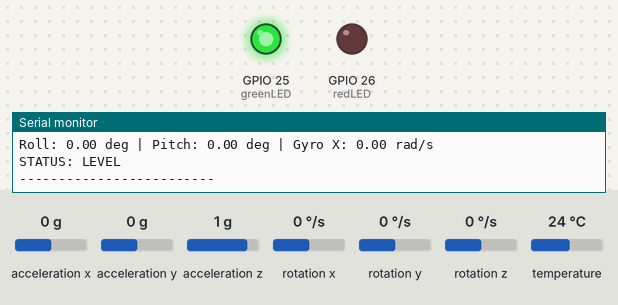
Bench run of a sketch on a simulated ESP32. Parts: output pins drawn as LEDs (lit = HIGH), the last lines printed to the serial monitor. The test bench sets the inputs (shaded band); at power-on: acceleration x 0 g, acceleration y 0 g, acceleration z 1 g, rotation x 0 °/s, rotation y 0 °/s, rotation z 0 °/s, temperature 24 °C.

Above: at 1.2 s.
1.3 s: acceleration x set to -1.4 g
At 2.5 s:
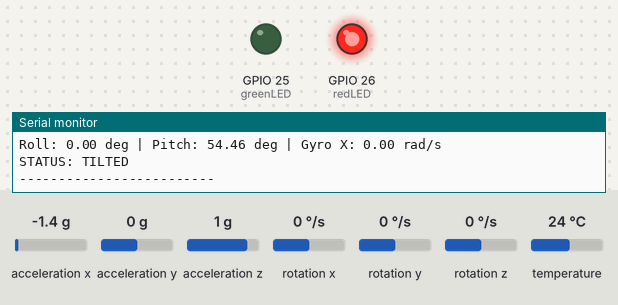
2.9 s: acceleration x set to 0 g
At 4.0 s:
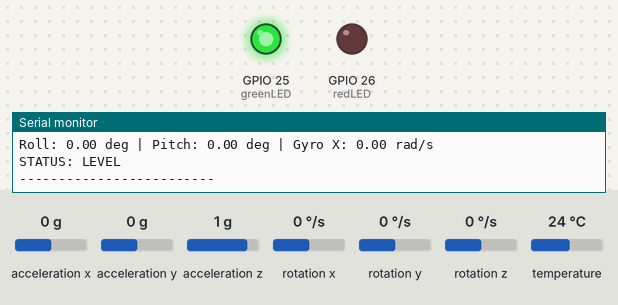
4.5 s: acceleration x set to -0.8 g
At 5.2 s:
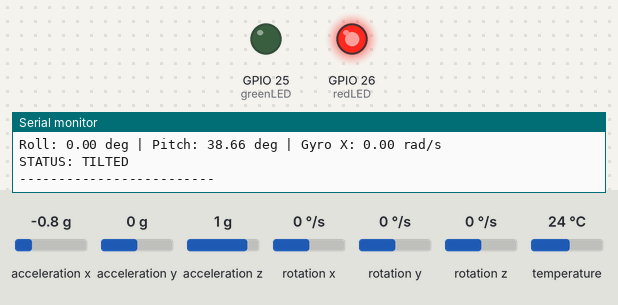
Timing chart, 0 to 7.5 s (numbered marks = the images above; inputs shaded):
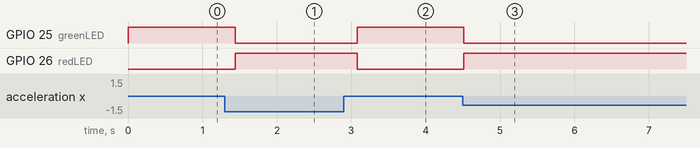

Measured:
- after the input at 1.3 s, GPIO 25 (greenLED): HIGH → LOW after 0.14 s; GPIO 26 (redLED): LOW → HIGH after 0.14 s
- after the input at 2.9 s, GPIO 25 (greenLED): LOW → HIGH after 0.18 s; GPIO 26 (redLED): HIGH → LOW after 0.18 s
- after the input at 4.5 s, GPIO 25 (greenLED): HIGH → LOW at once; GPIO 26 (redLED): LOW → HIGH at once

The sketch:

Gyro_level.ino
```cpp
#include <Wire.h>
#include <Adafruit_MPU6050.h>
#include <Adafruit_Sensor.h>
#include <math.h>

Adafruit_MPU6050 mpu;

const int greenLED = 25;
const int redLED = 26;
const float tolerance = 5.0;

void setup() {
  Serial.begin(115200);
  Wire.begin(21, 22);

  pinMode(greenLED, OUTPUT);
  pinMode(redLED, OUTPUT);

  if (!mpu.begin()) {
    Serial.println("MPU6050 not detected!");
    while (1) {
      delay(10);
    }
  }

  mpu.setAccelerometerRange(MPU6050_RANGE_2_G);
  mpu.setGyroRange(MPU6050_RANGE_250_DEG);
  mpu.setFilterBandwidth(MPU6050_BAND_21_HZ);

  Serial.println("ESP32 Leveling System Started");
}

void loop() {
  sensors_event_t accel, gyro, temp;
  mpu.getEvent(&accel, &gyro, &temp);

  // Accelerometer-based tilt angles
  float roll = atan2(
    accel.acceleration.y,
    accel.acceleration.z
  ) * 180.0 / PI;

  float pitch = atan2(
    -accel.acceleration.x,
    sqrt(
      accel.acceleration.y * accel.acceleration.y +
      accel.acceleration.z * accel.acceleration.z
    )
  ) * 180.0 / PI;

  Serial.print("Roll: ");
  Serial.print(roll, 2);
  Serial.print(" deg | Pitch: ");
  Serial.print(pitch, 2);
  Serial.print(" deg | Gyro X: ");
  Serial.print(gyro.gyro.x, 2);
  Serial.println(" rad/s");

  // Level indicator
  if (abs(roll) <= tolerance &&
      abs(pitch) <= tolerance) {
    digitalWrite(greenLED, HIGH);
    digitalWrite(redLED, LOW);
    Serial.println("STATUS: LEVEL");
  } else {
    digitalWrite(greenLED, LOW);
    digitalWrite(redLED, HIGH);
    Serial.println("STATUS: TILTED");
  }

  Serial.println("-------------------------");
  delay(200);
}
```
